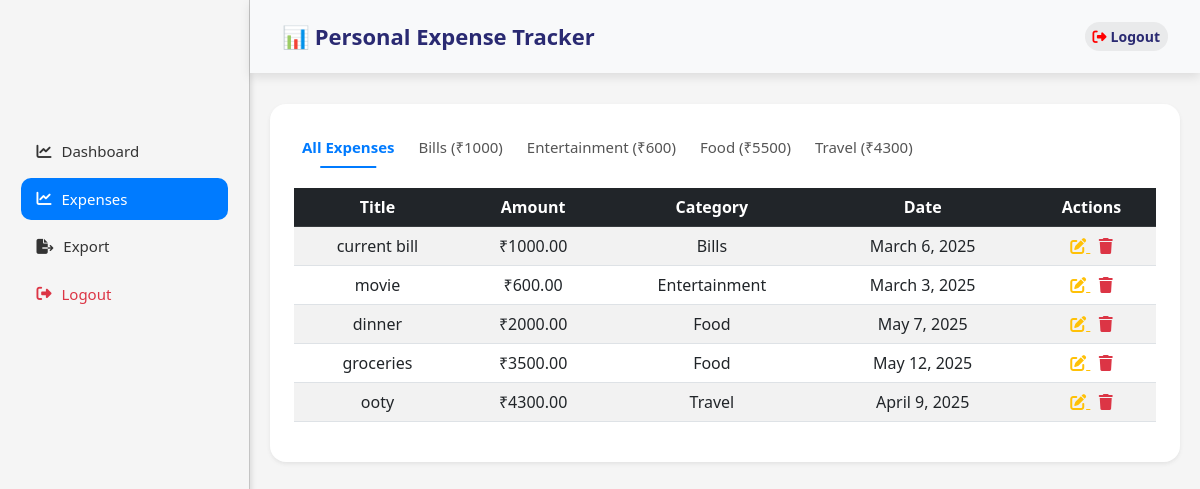
The page /expense-list/ (signed in) on the database its author committed.
### tracker/models.py (models this page shows, shortened)
class Expense(models.Model):
    user = models.ForeignKey(User, on_delete=models.CASCADE)
    title = models.CharField(max_length=255)
    amount = models.DecimalField(max_digits=10, decimal_places=2)
    category = models.CharField(max_length=20, choices=CATEGORY_CHOICES)
    date = models.DateField()

### tracker/views.py (the view)
# urls.py: path('expense-list/', views.expense_list, name='expense_list'),
@login_required
def expense_list(request):
    selected_category = request.GET.get("category", "All")
    expenses = Expense.objects.filter(user=request.user)  # Filter by logged-in user
    category_summary = expenses.values("category").annotate(total=Sum("amount"))
    return render(
        request,
        "tracker/expense_list.html",
        {
         "expenses": expenses,
         "category_summary": category_summary,
         "selected_category": selected_category,
        }
    )

### tracker/templates/tracker/expense_list.html (shortened to what this page needs)
{% extends "tracker/base.html" %}
{% load static %}
{% block content %}
<link rel="stylesheet" href="{% static 'tracker/css/dashboard.css' %}">
<div class="mt-4">
    <div class="card shadow-sm border-0 p-3 rounded-4">
        <div class="d-flex flex-wrap gap-4 justify-content-start position-relative category-container p-3">
            <a href="#" class="category-link {% if selected_category == 'All' %}active{% endif %}" data-category="All">
                All Expenses
            </a>
            {% for category in category_summary %}
                <a href="#" class="category-link {% if selected_category == category.category %}active{% endif %}"
                data-category="{{ category.category }}">
                    {{ category.category }} (₹{{ category.total }})
                </a>
            {% endfor %}
        </div>
        <div class="table-responsive p-2">
            <table id="expense-table" class="table table-striped">
                <thead>
                    <tr class="table-dark text-center">
                        <th>Title</th>
                        <th>Amount</th>
                        <th>Category</th>
                        <th>Date</th>
                        <th>Actions</th>
                    </tr>
                </thead>
                <tbody class="text-center">
                    {% for expense in expenses %}
                        <tr>
                            <td>{{ expense.title }}</td>
                            <td>₹{{ expense.amount }}</td>
                            <td>{{ expense.category }}</td>
                            <td>{{ expense.date }}</td>
                            <td>
                                <a href="{% url 'edit_expense' expense.id %}" class="text-warning">
                                    <i class="fa-solid fa-pen-to-square"></i>
                                </a>
                                <a href="{% url 'delete_expense' expense.id %}"
                                   class="text-danger"
                                   onclick="return confirm('Are you sure you want to delete this expense?');">
                                    <i class="fa-solid fa-trash"></i>
                                </a>
                            </td>
                        </tr>
                    {% empty %}
                        <tr><td colspan="5" class="text-center">No expenses found.</td></tr>
                    {% endfor %}
                </tbody>
            </table>
        </div>
    </div>
</div>
{% endblock %}

### tracker/static/tracker/css/base.css (style rules this page uses)
body { background: url('https://source.unsplash.com/1600x900/?abstract,gradient') no-repeat center center fixed; background-size: cover; }

### tracker/static/tracker/css/dashboard.css (style rules this page uses)
.category-container { padding-bottom: 10px; }
.category-link { text-decoration: none; font-size: 15px; color: #555; font-weight: 500; position: relative; padding-bottom: 5px; }
.category-link.active { color: #007bff; font-weight: bold; }
.category-link.active::after { content: ""; position: absolute; left: 50%; bottom: -4px; width: 60%; height: 2px; background-color: #007bff; transform: translateX(-50%); }
.table-responsive { overflow-x: auto; white-space: nowrap; }
.card { border-radius: 12px; }

### rows shown on the page
Expense: category "Bills", total "1000", title "current bill", amount "1000.00", date "March 6, 2025"
Expense: category "Entertainment", total "600", title "movie", amount "600.00", date "March 3, 2025"
Expense: category "Travel", total "4300", title "ooty", amount "4300.00", date "April 9, 2025"
Expense: title "dinner", amount "2000.00", category "Food", date "May 7, 2025"
Expense: title "groceries", amount "3500.00", category "Food", date "May 12, 2025"

### other values the page prints
{{ category.category }} "Food"
{{ category.total }} "5500"
